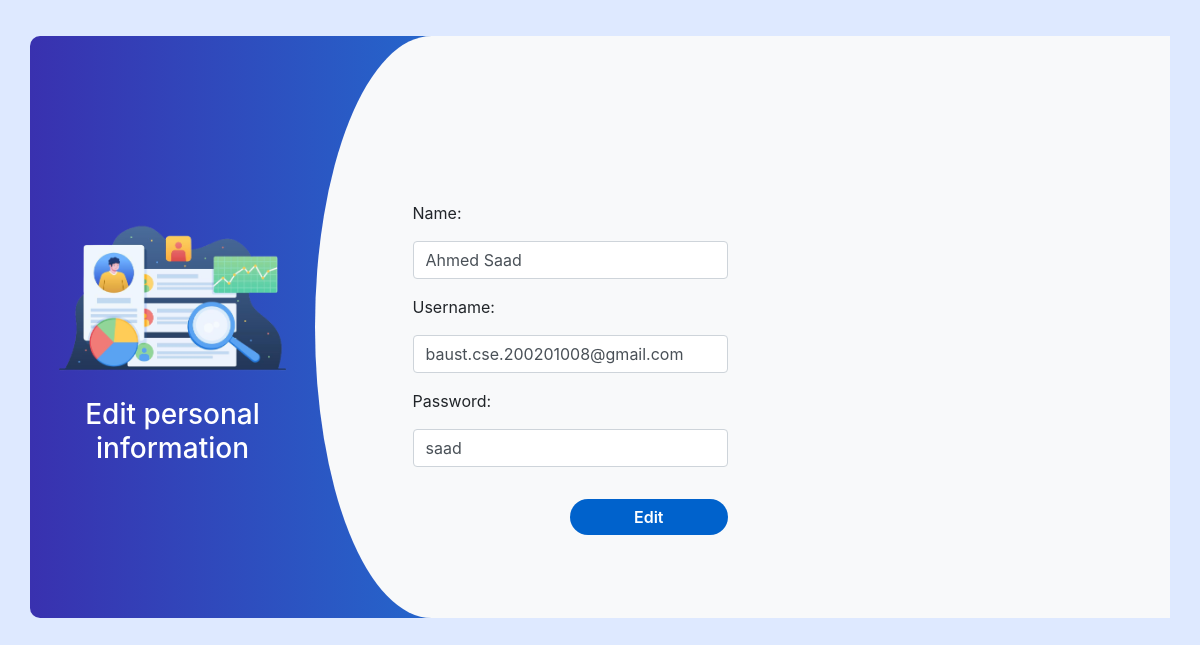
Page /adminDash/adminOperation/adminUpdate.php?sn=1 on the committed database.
### tables this page shows
CREATE TABLE `admin_main` (
  `sn` int(11) NOT NULL,
  `name` varchar(50) NOT NULL,
  `username` varchar(50) NOT NULL,
  `password` varchar(30) NOT NULL,
  `image` longblob DEFAULT NULL
);

### adminDash/adminOperation/adminUpdate.php (the view, shortened to what this page needs)
<!DOCTYPE html>
<html>
<head>
    <link href="https://cdnjs.cloudflare.com/ajax/libs/simple-line-icons/2.4.1/css/simple-line-icons.min.css" rel="stylesheet">
    <link rel="stylesheet" href="https://maxcdn.bootstrapcdn.com/bootstrap/4.0.0/css/bootstrap.min.css">
</head>
<body>
    <?php include('../../partial/connection.php') ?>
    <?php
    $sn = $_GET['sn'];
    $sql = "SELECT * FROM admin_main where sn = '$sn'";
    $result = mysqli_query($conn, $sql);
    while ($row = $result->fetch_assoc()) {
        $name = $row['name'];
        $username = $row['username'];
        $pass = $row['password'];
    }
    ?>
    <div class="container register">
        <div class="row">
            <div class="col-md-3 register-left " style="margin-top: 15%;">
                <div>
                    <img src="img/admin.png" class="img-fluid" alt="Sample image">
                </div>
                <h3>Edit personal information</h3>
            </div>
            <div class="col-md-9 register-right">
                <div class="tab-content" id="myTabContent">
                    <div class="tab-pane fade show active" id="home" role="tabpanel" aria-labelledby="home-tab">
                        <div class="row register-form">
                            <div class="col-md-6">
                                <form action="" method="POST">
                                    <div class="form-group">
                                        <p>Name:</p>
                                        <input type="text" class="form-control" name="name" placeholder="name" value="<?php echo $name ?>" />
                                    </div>
                                    <div class="form-group">
                                        <p>Username:</p>
                                        <input type="text" class="form-control" name="username" placeholder="username" value="<?php echo $username ?>" />
                                    </div>
                                    <div class="form-group">
                                        <p>Password:</p>
                                        <input type="text" class="form-control" name="pass" placeholder="password" value="<?php echo $pass ?>" />
                                        <input type="submit" name="submit" class="btnRegister" value="Edit" />
                                    </div>
                                </form>
                            </div>
                        </div>
                    </div>
                </div>
            </div>
        </div>
    </div>
</body>
</html>

### adminDash/adminOperation/adminUpdate.php (style rules this page uses)
body { background-color: #dee9ff; }
.register { background: -webkit-linear-gradient(left, #3931af, #00c6ff); margin-top: 3%; border-radius: 10px; }
.register-left { text-align: center; color: #fff; margin-top: 4%; }
.register-right { background: #f8f9fa; border-top-left-radius: 15% 55%; border-bottom-left-radius: 15% 55%; }
.register-left img { -webkit-animation: mover 2s infinite alternate; animation: mover 1s infinite alternate; }
.register .register-form { padding: 10%; margin-top: 10%; }
.btnRegister { float: right; margin-top: 10%; border: none; border-radius: 1.5rem; padding: 2%; background: #0062cc; color: #fff; font-weight: 600; width: 50%; cursor: pointer; }

### rows in the picture
admin_main: name "Ahmed Saad", username "baust.cse.200201008@gmail.com", pass "saad"
